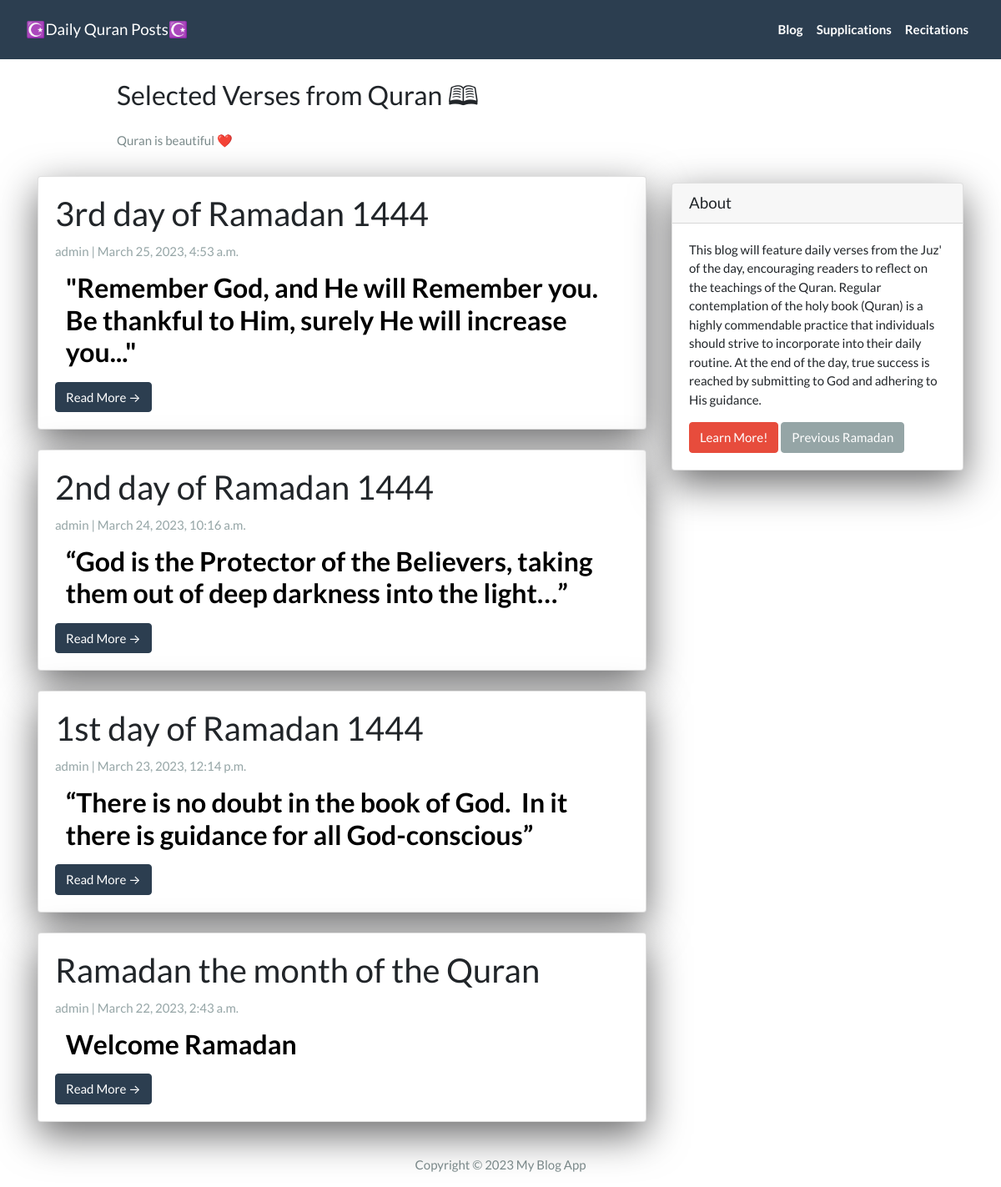
The app's page /, older data.
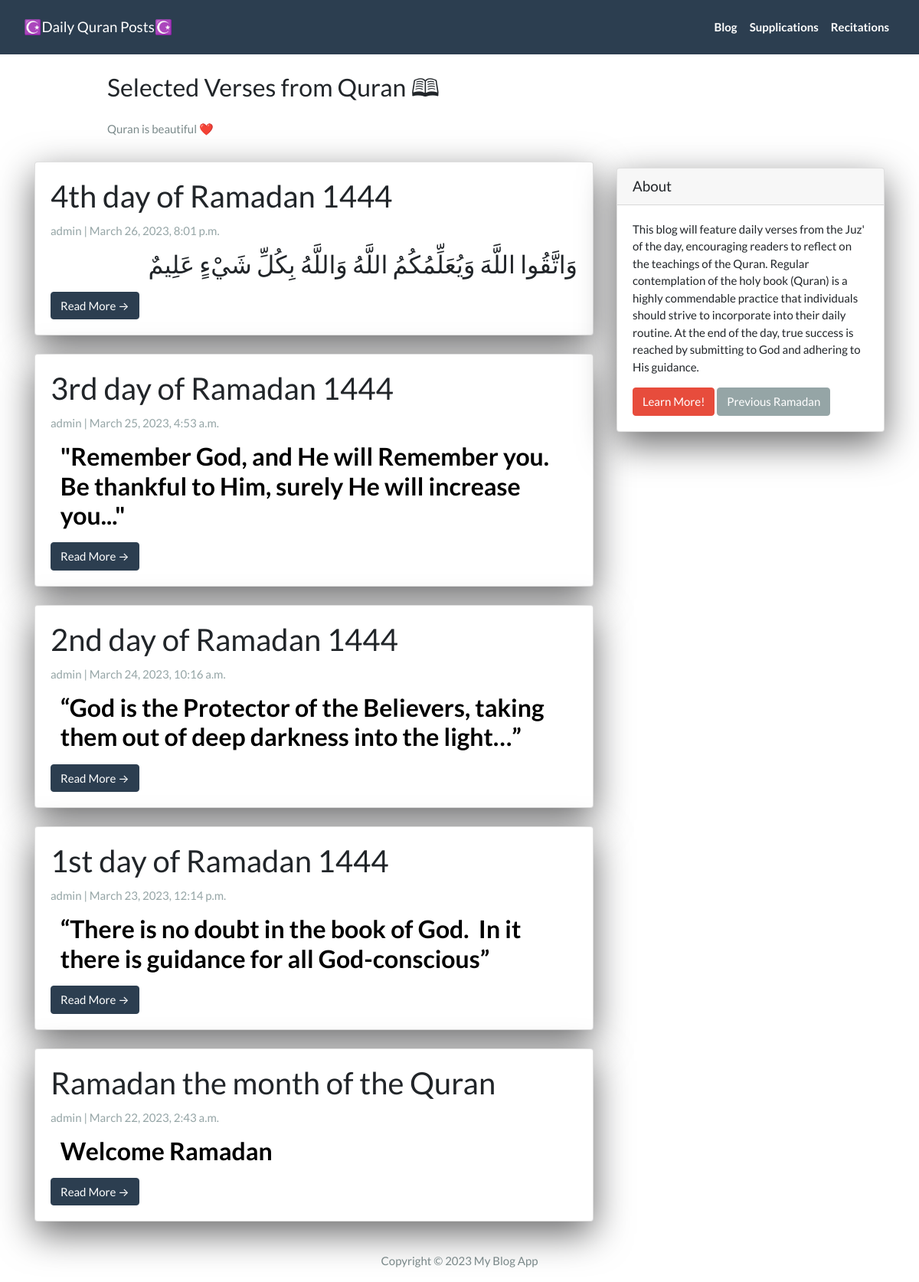
The same page, newer data.
### App/models.py (models this page shows, shortened)
class Post(models.Model):
  title =  models.CharField(max_length=200, unique=True)
  slug =   models.SlugField(max_length=200, unique=True)
  author = models.ForeignKey(User, on_delete=models.CASCADE, related_name='blog_posts')
  created_on = models.DateTimeField(auto_now_add=True)
  updated_on = models.DateTimeField(auto_now=True)
  summary = RichTextField(blank=True, null=True)
  content = RichTextField(blank=True, null=True)
  video_link = EmbedVideoField(blank=True, null=True)
  status = models.IntegerField(choices=STATUS, default=0)
  class Meta:
    ordering = ['-created_on']

### App/views.py (the view)
# urls.py: path('', views.PostList.as_view(), name="home"),
class PostList(generic.ListView):
  queryset = Post.objects.filter(status=1).order_by('-created_on')
  template_name = 'index.html'

### App/templates/index.html (shortened to what this page needs)
{% extends "base.html" %}
{% block content %}
<header class="masthead">
  <div class="container">
    <div class="row">
      <div class=" col-md-8 col-md-10 mx-auto">
        <div class="site-heading">
          <h3 class=" site-heading my-4 mt-3 text-black">Selected Verses from Quran 🕮 </h3>
          <p class="text-dark">Quran is beautiful ❤️</p>
        </div>
      </div>
    </div>
  </div>
</header>
<div class="container">
  <div class="row">
    <div class="col-md-8 mt-3 left">
      {% for post in post_list %}
      <div class="card mb-4">
        <div class="card-body">
          <h2 class="card-title">{{ post.title }}</h2>
          <p class="card-text text-muted h6">{{ post.author }} | {{ post.created_on}} </p>
          <p class="card-text">{{post.summary | safe}}</p>
          <a href="{% url 'post_detail' post.slug  %}" class="btn btn-primary">Read More &rarr;</a>
        </div>
      </div>
      {% endfor %}
    </div>
    {% block sidebar %}
    {% include 'sidebar.html' %}
    {% endblock sidebar %}
  </div>
</div>
{%endblock%}

### App/templates/base.html (shortened to what this page needs)
<!DOCTYPE html>
<html>
<head>
  <link rel="stylesheet" href="https://stackpath.bootstrapcdn.com/bootswatch/4.5.2/flatly/bootstrap.min.css">
</head>
<body>
  <nav class="navbar navbar-expand-lg navbar-dark bg-primary" id="mainNav">
    <div class="container-fluid">
      <a class="navbar-brand" href="{% url 'home' %}">☪️Daily Quran Posts☪️</a>
      <div class="collapse navbar-collapse" id="navbarResponsive">
        <ul class="navbar-nav ml-auto">
          <li class="nav-item text-black">
            <a class="nav-link text-black font-weight-bold" href="#">Blog</a>
          </li>
          <li class="nav-item text-black">
            <a class="nav-link text-black font-weight-bold" href="#">Supplications</a>
          </li>
          <li class="nav-item text-black">
            <a class="nav-link text-black font-weight-bold" href="#">Recitations</a>
          </li>
        </ul>
      </div>
    </div>
  </nav>
  {% block content %}{% endblock content %}
  <footer class="py-3 bg-grey">
    <p class="m-0 text-dark text-center ">Copyright &copy; 2023 My Blog App </p>
  </footer>
</body>
</html>

### App/templates/sidebar.html (shortened to what this page needs)
{% block sidebar %}
<div class="col-md-4 float-right ">
  <div class="card my-4">
    <h5 class="card-header">About</h5>
    <div class="card-body">
      <p class="card-text">This blog will feature daily verses from the Juz' of the day, encouraging readers to reflect on the teachings of the Quran.  Regular contemplation of the holy book (Quran) is a highly commendable practice that individuals should strive to incorporate into their daily routine.  At the end of the day, true success is reached by submitting to God and adhering to His guidance.</p>
      <a href="https://www.altafsir.com/Languages.asp?LanguageID=2" target="_blank" class="btn btn-danger">Learn More!</a>
      <a href="https://alquran.blog" target="_blank" class="btn btn-secondary">Previous Ramadan</a>
    </div>
  </div>
</div>
{% endblock sidebar %}

### App/templates/sidebar.html (style rules this page uses)
.card { box-shadow: 0 16px 48px #6a6a6b; }

Row changes from the older to the newer data that the page shows:
added Post: title "4th day of Ramadan 1444", author "admin", created_on "March 26, 2023, 8:01 p.m.", summary "وَاتَّقُوا اللَّهَ وَيُعَلِّمُكُمُ اللَّهُ وَاللَّهُ بِكُلِّ شَيْءٍ عَلِيمٌ"
